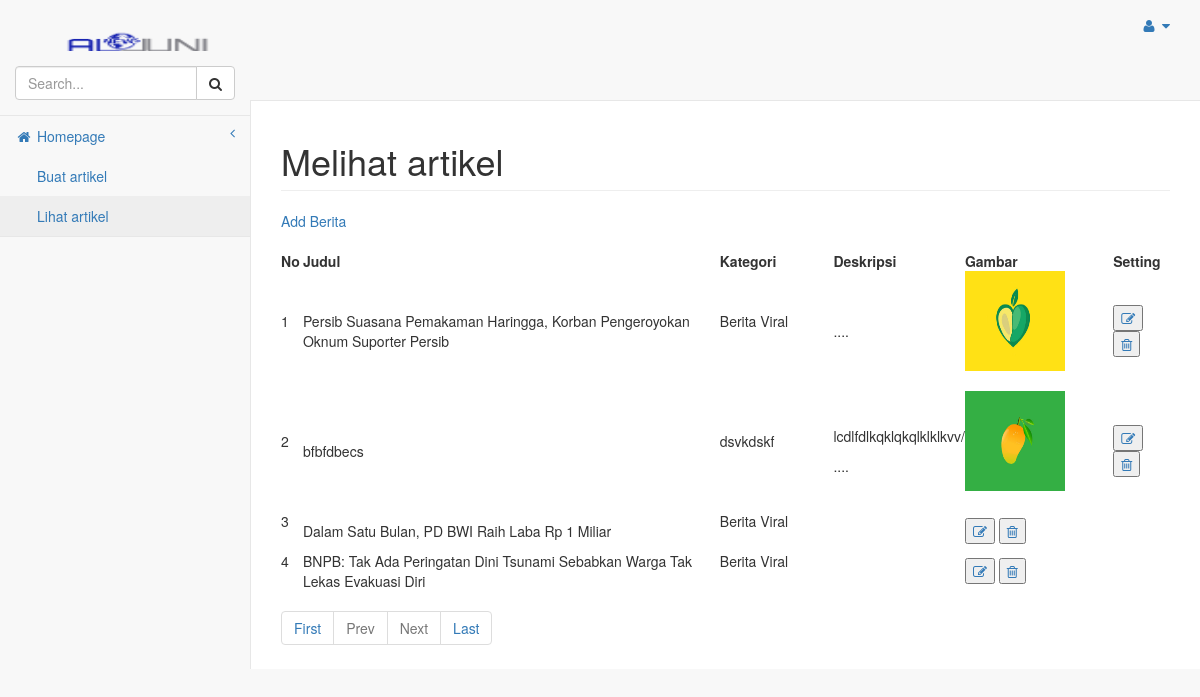
The app's page /Admin/pages/lihatartikel.php with its own data.
### tables this page shows
CREATE TABLE `artikel1` (
  `id_artikel` int(11) NOT NULL,
  `judul` varchar(100) NOT NULL,
  `kategori` varchar(50) NOT NULL,
  `deskripsi` text NOT NULL,
  `img_artikel` varchar(255) NOT NULL
);

### Admin/pages/lihatartikel.php (the view, shortened to what this page needs)
<!DOCTYPE html>
<html lang="en">
<head>
    <link href="../vendor/bootstrap/css/bootstrap.min.css" rel="stylesheet">
    <link href="../vendor/metisMenu/metisMenu.min.css" rel="stylesheet">
    <link href="../dist/css/sb-admin-2.css" rel="stylesheet">
    <link href="../vendor/morrisjs/morris.css" rel="stylesheet">
    <link href="../vendor/font-awesome/css/font-awesome.min.css" rel="stylesheet" type="text/css">
</head>
<body>
    <div id="wrapper">
        <nav class="navbar navbar-default navbar-static-top" role="navigation" style="margin-bottom: 0">
            <div class="navbar-header">
                 <a href="index.php" class="brand-logo" >
                    <img width="250" height="100" src="ini.png" alt="logo">
                </a>
            </div>
            <ul class="nav navbar-top-links navbar-right">
                <li class="dropdown">
                    <a class="dropdown-toggle" data-toggle="dropdown" href="#">
                        <i class="fa fa-user fa-fw"></i> <i class="fa fa-caret-down"></i>
                    </a>
                </li>
            </ul>
            <div class="navbar-default sidebar" role="navigation">
                <div class="sidebar-nav navbar-collapse">
                    <ul class="nav" id="side-menu">
                        <li class="sidebar-search">
                            <div class="input-group custom-search-form">
                                <input type="text" class="form-control" placeholder="Search...">
                                <span class="input-group-btn">
                                <button class="btn btn-default" type="button">
                                    <i class="fa fa-search"></i>
                                </button>
                            </span>
                            </div>
                        </li>
                        <li>
                            <a href="index.php"><i class="fa fa-home fa-fw"></i> Homepage <span class="fa arrow"></a>
                            <ul class="nav nav-second-level">
                                <li>
                                    <a href="index.php">Buat artikel</a>
                                </li>
                                <li>
                                    <a href="lihatartikel.php">Lihat artikel</a>
                                </li>
                            </ul>
                        </li>
                    </ul>
                </div>
            </div>
        </nav>
        <div id="page-wrapper">
            <div class="row">
                <div class="col-lg-12">
                    <h1 class="page-header">Melihat artikel</h1>
                            <div class="add-product">
                                <a href="index.php">Add Berita</a>
                            </div>
                            <div class="asset-inner">
                                <table>
                                    <tr>
                                        <th>No</th>
                                        <th>Judul </th>
                                        <th>Kategori</th>
 		                                        <th>Deskripsi</th>
                                        <th>Gambar</th>
                                        <th>Setting</th>
                                    </tr>
                                    <?php
                                        include('koneksi.php');
                                        if (isset($_GET['pageno'])) {
                                            $pageno = $_GET['pageno'];
                                        } else {
                                            $pageno = 1;
                                        }
                                        $no_of_records_per_page = 5;
                                        $offset = ($pageno-1) * $no_of_records_per_page;
                                        $total_pages_sql = "SELECT COUNT(*) FROM artikel1";
                                        $result = mysqli_query($koneksi,$total_pages_sql);
                                        $total_rows = mysqli_fetch_array($result)[0];
                                        $total_pages = ceil($total_rows / $no_of_records_per_page);
                                        $sql = "SELECT * FROM artikel1 LIMIT $offset, $no_of_records_per_page";
                                        $res_data = mysqli_query($koneksi,$sql);
                                        $no = 1;
                                        while($row = mysqli_fetch_array($res_data)){
                                            $id_artikel =$row[0];
                                            $judul=$row[1];
                                            $kategori=$row[2];
                                            $deskripsi=$row[3];
                                            $img_artikel="images/".$row[4];
                                    ?>
                                    <tr>
                                        <td><?php echo $no++  ?> &nbsp; &nbsp;</td> &nbsp; &nbsp;
                                        <td><?php echo $judul;  ?> &nbsp; &nbsp;&nbsp; &nbsp;</td>
                                        <td><?php echo $kategori;  ?>&nbsp; &nbsp;&nbsp; &nbsp;&nbsp; &nbsp;&nbsp; &nbsp;&nbsp; &nbsp;&nbsp; &nbsp;
                                        </td>
                                        <td><?php echo substr($deskripsi, 0,30); echo "...."; ?></td>
                                        <td><img src="<?php echo $img_artikel;?>" width='100' height='100'>&nbsp; &nbsp;&nbsp; &nbsp;&nbsp; &nbsp;&nbsp; &nbsp;&nbsp; &nbsp;&nbsp; &nbsp;</td>
                                        <td>
                                            <a href="edit.php?id=<?php echo $id_artikel ?>">
                                            <button data-toggle="tooltip" title="Edit" class="pd-setting-ed"><i class="fa fa-pencil-square-o" aria-hidden="true"></i></button></a>
                                            <a href="delete_artikel.php?del=<?php echo $id_artikel ?>">
                                            <button data-toggle="tooltip" title="Trash" class="pd-setting-ed"><i class="fa fa-trash-o" aria-hidden="true"></i></button></a>
                                        </td>
                                    </tr>
                                    <?php } ?>
                                </table>
                                 <div class="custom-pagination">
                                <ul class="pagination">
                                    <li><a href="?pageno=1">First</a></li>
                                    <li class="<?php if($pageno <= 1){ echo 'disabled'; } ?>">
                                        <a href="<?php if($pageno <= 1){ echo '#'; } else { echo "?pageno=".($pageno - 1); } ?>">Prev</a>
                                    </li>
                                    <li class="<?php if($pageno >= $total_pages){ echo 'disabled'; } ?>">
                                        <a href="<?php if($pageno >= $total_pages){ echo '#'; } else { echo "?pageno=".($pageno + 1); } ?>">Next</a>
                                    </li>
                                    <li><a href="?pageno=<?php echo $total_pages; ?>">Last</a></li>
                                </ul>
                            </div>
                </div>
            </div>
            </div>
        </div>
    </div>
</body>
</html>

### records on screen
artikel1: judul "Persib Suasana Pemakaman Haringga, Korban Pengeroyokan Oknum Suporter Persib", kategori "Berita Viral", img_artikel (picture)
artikel1: judul "bfbfdbecs", kategori "dsvkdskf", deskripsi "lcdlfdlkqklqkqlklklkvv/", img_artikel (picture)
artikel1: judul "Dalam Satu Bulan, PD BWI Raih Laba Rp 1 Miliar", kategori "Berita Viral"
artikel1: judul "BNPB: Tak Ada Peringatan Dini Tsunami Sebabkan Warga Tak Lekas Evakuasi Diri", kategori "Berita Viral"
